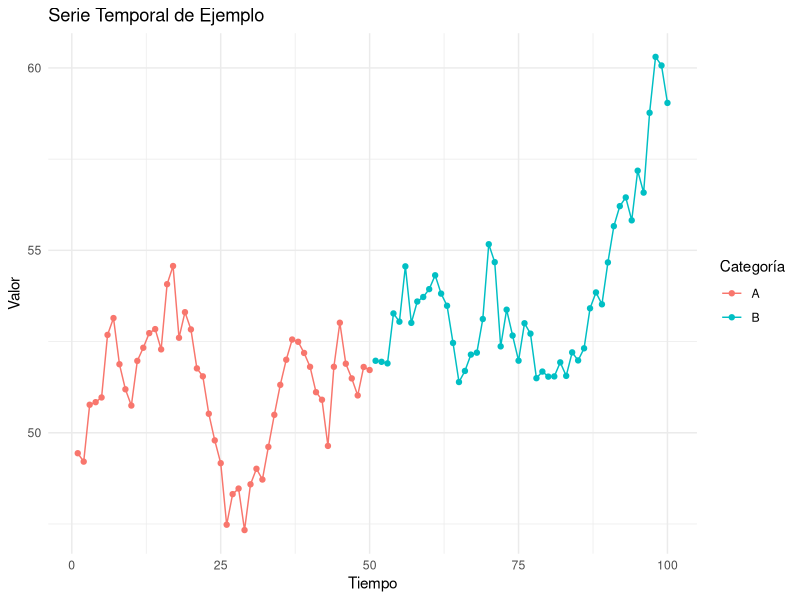

Write the R code that produced this figure.
## ---- chunk 1
#| echo: true
#| eval: true
#| warning: false
#| message: false

# Cargar librerías
library(ggplot2)
library(dplyr)

# Crear datos de ejemplo
set.seed(123)
datos <- data.frame(
  x = 1:100,
  y = cumsum(rnorm(100)) + 50,
  categoria = rep(c("A", "B"), each = 50)
)

# Resumen estadístico
summary(datos$y)
## ---- chunk 2
#| echo: true
#| eval: true
#| fig-width: 10
#| fig-height: 6
#| fig-cap: "Gráfico de ejemplo generado con Quarto"

ggplot(datos, aes(x = x, y = y, color = categoria)) +
  geom_line() +
  geom_point() +
  labs(
    title = "Serie Temporal de Ejemplo",
    x = "Tiempo",
    y = "Valor",
    color = "Categoría"
  ) +
  theme_minimal()
## ---- chunk 3
#| echo: true
#| eval: true
#| tbl-cap: "Tabla de resumen estadístico"

datos %>%
  group_by(categoria) %>%
  summarise(
    Media = mean(y),
    Mediana = median(y),
    Desviación = sd(y),
    Mínimo = min(y),
    Máximo = max(y)
  ) %>%
  knitr::kable(digits = 2)
